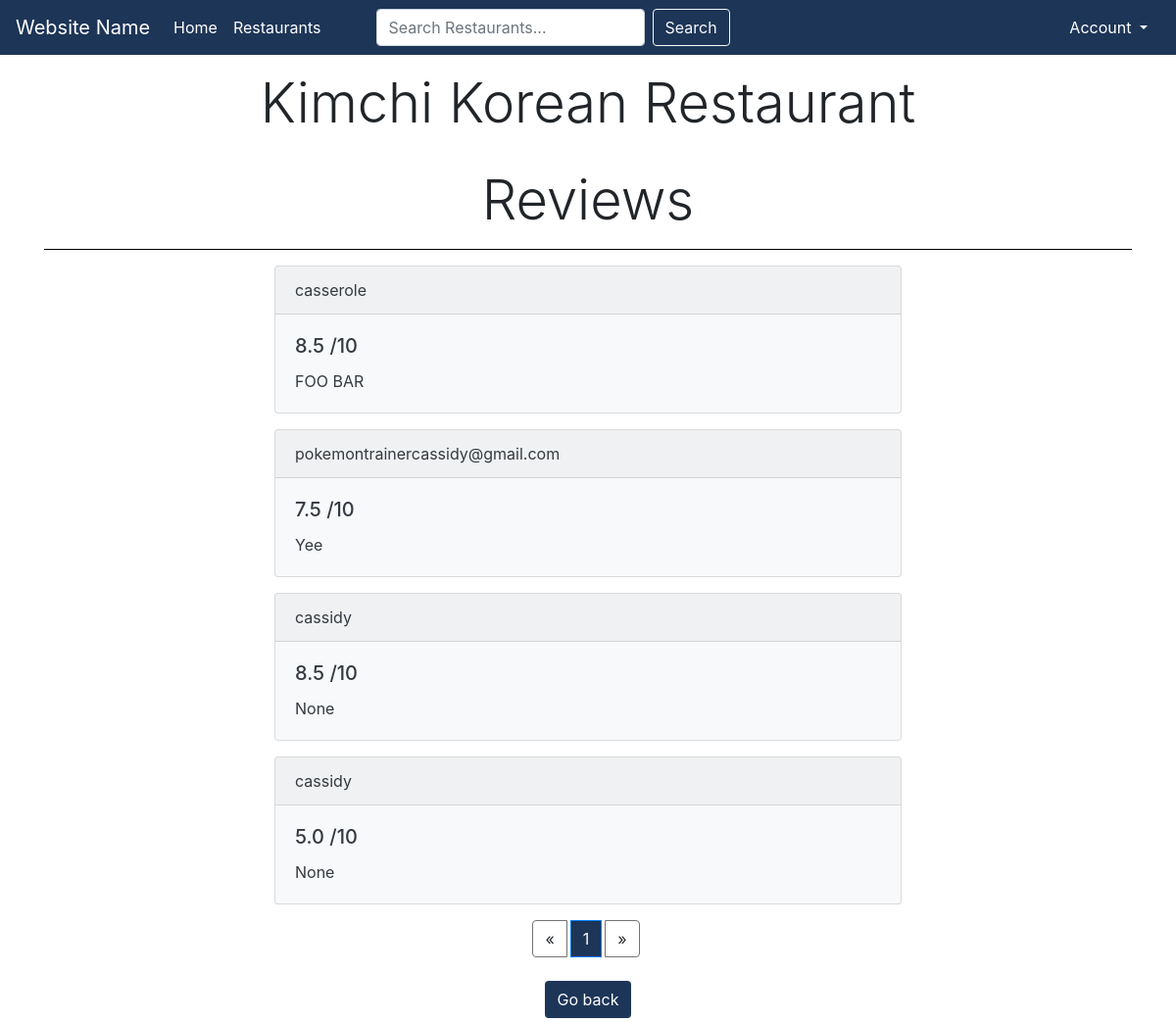
The app's page /all-reviews/2/ with its own data.
### restaurants/models.py (models this page shows, shortened)
class Restaurant(models.Model):
    name = models.CharField(max_length=100, null=False)
    tags = models.CharField(max_length=50, null=True)
    class Meta:
        db_table = "restaurant"

class Rating(models.Model):
    user = models.ForeignKey(
        User, on_delete=models.CASCADE, null=False)
    restaurant = models.ForeignKey(
        Restaurant, on_delete=models.CASCADE, null=False)
    rating = models.DecimalField(decimal_places=1, max_digits=3)
    review = models.TextField(null=True, blank=True)
    updated = models.DateTimeField(auto_now=True)
    created = models.DateTimeField(auto_now_add=True)
    class Meta:
        ordering = ['-updated', '-created']

### restaurants/views.py (the view)
# urls.py: path("all-reviews/<str:pk>/", views.allReviews, name="all-reviews"),
def allReviews(request, pk):
    restaurant = Restaurant.objects.get(id=pk)
    try:
        reviews = Rating.objects.filter(restaurant__id=pk)
        paginator = Paginator(reviews, 10)
        page_number = request.GET.get('page', 1)
        page_obj = paginator.get_page(page_number)
        page_obj.adjusted_elided_pages = paginator.get_elided_page_range(page_number, on_each_side=2)
        context = {'restaurant': restaurant,  'reviews': reviews, 'page_obj': page_obj}
    except:
        context = {'restaurant': restaurant}
        redirect('restaurant/' + pk)
    return render(request, "restaurants/all-restaurant-reviews.html", context)

### restaurants/templates/restaurants/all-restaurant-reviews.html (shortened to what this page needs)
{% extends 'restaurants/base.html' %}
{% block content %}
  <div>
      <h1 class="display-4 text-center">{{restaurant.name}}</h1>
      <br>
  </div>
<div class="container">
    <h1 class="display-4 text-center">Reviews</h1>
  <hr size="10" color="#000000" noshade>
  {% for review in page_obj %}
  <div class="card text-dark bg-light mb-3">
    <div class="card-header">{{review.user}}</div>
      <div class="card-body">
        <h5 class="card-title">{{review.rating}} /10</h5>
        <p class="card-text">{{review.review}}</p>
      </div>
  </div>
  {% endfor %}
  <nav class="mt-3" aria-label="Page navigation">
    <ul class="pagination justify-content-center flex-wrap mt-2 mb-4">
      {% if page_obj.has_previous %}
          <li class="page-item mr-1"><a class="page-link" href="?page={{ page_obj.previous_page_number }}">&laquo;</a></li>
      {% else %}
          <li class="page-item mr-1"><a class="page-link">&laquo;</a></li>
      {% endif %}
      {% for i in page_obj.adjusted_elided_pages|default_if_none:page_obj.paginator.get_elided_page_range %}
          {% if page_obj.number == i %}
              <li class="active page-item mr-1"><span class="page-link" id="activeItem">{{ i }} <span class="sr-only">(current)</span></span>
              </li>
          {% else %}
              {% if i == page_obj.paginator.ELLIPSIS %}
                  <li class="page-item mr-1"><a class="page-link">{{ i }}</a></li>
              {% else %}
                  <li class="page-item mr-1"><a class="page-link" href="?page={{ i }}">{{ i }}</a></li>
              {% endif %}
          {% endif %}
      {% endfor %}
      {% if page_obj.has_next %}
          <li class="page-item mr-1"><a class="page-link" href="?page={{ page_obj.next_page_number }}">&raquo;</a></li>
      {% else %}
          <li class="page-item mr-1"><a class="page-link">&raquo;</a></li>
      {% endif %}
  </ul></nav>
    <div class="d-flex justify-content-center">
        <a class="btn darkBlue mb-1" href="{% url 'restaurant' restaurant.id %}">Go back</a>
    </div>
</div>
{% endblock %}

### restaurants/templates/restaurants/base.html (style rules this page uses)
.darkBlue { background-color: #1d3557; color: white; }

### restaurants/templates/restaurants/all-restaurant-reviews.html (style rules this page uses)
.darkBlue { background-color: #1d3557; color: white; }
.card { max-width: 40rem; margin: 0 auto; }
.page-link { border-color: #747373; }
#activeItem { background-color: #1d3557; }

### records on screen
Restaurant: name "Kimchi Korean Restaurant"
Rating: user "casserole", rating "8.5", review "FOO BAR"
Rating: user "pokemontrainercassidy@gmail.com", rating "7.5", review "Yee"
Rating: user "cassidy", rating "8.5", review "None"
Rating: user "cassidy", rating "5.0", review "None"

### other values on screen
{{ i }} "1"
